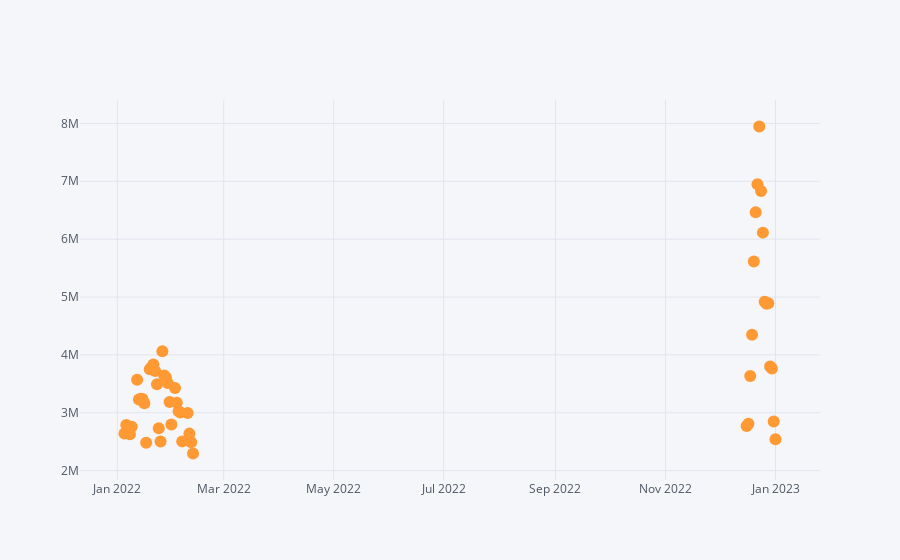

This figure's notebook cell:
### Code cell
# we want to analyse new cases by date to see spikes, as we can see Jan and Feb of 2022 and 2023 were the worst in 
# terms of new cases
df_newcases = df_globaldata.groupby('Date_reported')[['New_cases','New_deaths']].sum().reset_index()
newcases_top50 = df_newcases.sort_values(by=['New_cases'], ascending=False).head(50)
newcases_top50.iplot(kind='scatter', x='Date_reported', y= 'New_cases', mode= 'markers')

### Figure 1 — Plotly figure (JSON) as saved in the notebook; plotly's stock layout.template omitted (floating-point values rounded to 4 significant figures)
{"data": [{"line": {"color": "rgba(255, 153, 51, 1.0)", "dash": "solid", "shape": "linear", "width": 1.3}, "marker": {"size": 12, "symbol": "circle"}, "mode": "markers", "name": "New_cases", "text": "", "type": "scatter", "x": ["2022-12-23", "2022-12-22", "2022-12-24", "2022-12-21", "2022-12-25", "2022-12-20", "2022-12-26", "2022-12-28", "2022-12-27", "2022-12-19", "2022-01-26", "2022-01-21", "2022-12-29", "2022-01-20", "2022-12-30", "2022-01-19", "2022-01-22", "2022-01-27", "2022-12-18", "2022-01-28", "2022-01-12", "2022-01-29", "2022-01-23", "2022-02-02", "2022-01-14", "2022-01-15", "2022-01-13", "2022-01-30", "2022-02-03", "2022-01-16", "2022-02-04", "2022-02-05", "2022-02-09", "2022-12-31", "2022-12-17", "2022-01-31", "2022-01-06", "2022-12-16", "2022-01-09", "2022-01-24", "2022-01-07", "2022-01-05", "2022-02-10", "2022-01-08", "2023-01-01", "2022-02-06", "2022-01-25", "2022-02-11", "2022-01-17", "2022-02-12"], "y": [7946767, 6947399, 6830604, 6463276, 6113000, 5615984, 4918366, 4891992, 4882137, 4348304, 4061469, 3836216, 3799179, 3781765, 3765457, 3754103, 3723785, 3645958, 3634470, 3610716, 3572526, 3514854, 3495127, 3428190, 3241690, 3238740, 3229947, 3187136, 3174493, 3164690, 3026456, 3006088, 2996368, 2849143, 2809866, 2798365, 2787829, 2772274, 2760772, 2731741, 2717500, 2644190, 2640089, 2630276, 2541913, 2506148, 2503375, 2489287, 2483255, 2296661]}], "layout": {"legend": {"bgcolor": "#F5F6F9", "font": {"color": "#4D5663"}}, "paper_bgcolor": "#F5F6F9", "plot_bgcolor": "#F5F6F9", "title": {"font": {"color": "#4D5663"}}, "xaxis": {"gridcolor": "#E1E5ED", "showgrid": true, "tickfont": {"color": "#4D5663"}, "title": {"font": {"color": "#4D5663"}, "text": ""}, "zerolinecolor": "#E1E5ED"}, "yaxis": {"gridcolor": "#E1E5ED", "showgrid": true, "tickfont": {"color": "#4D5663"}, "title": {"font": {"color": "#4D5663"}, "text": ""}, "zerolinecolor": "#E1E5ED"}}}
